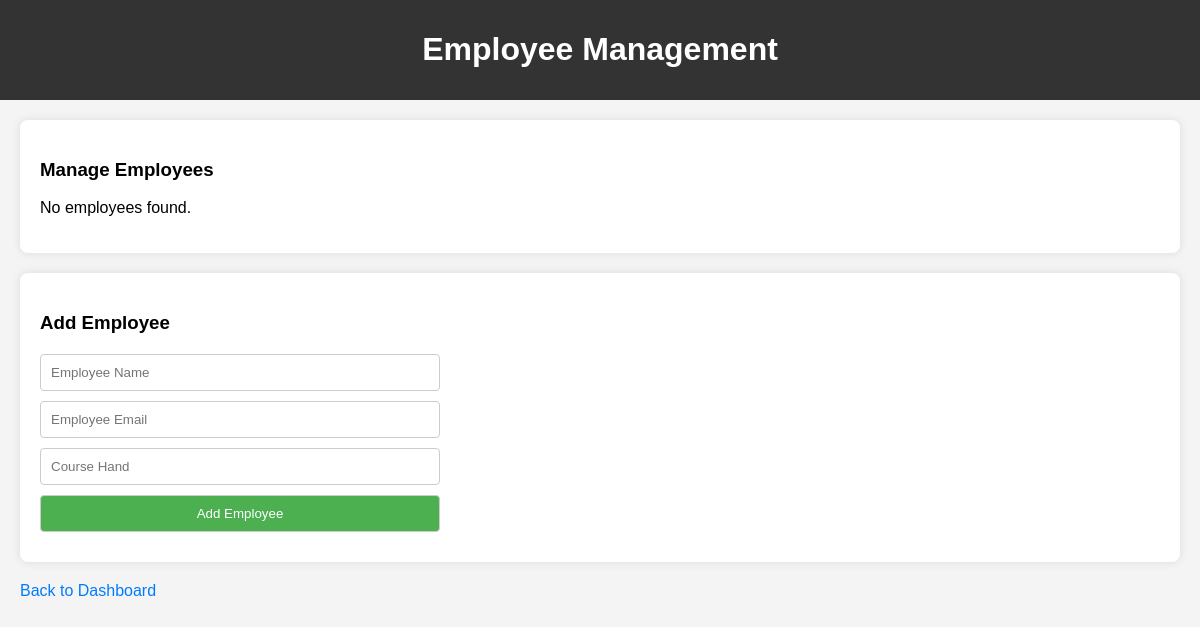
The page /manage_employees.php on the database as committed earlier.
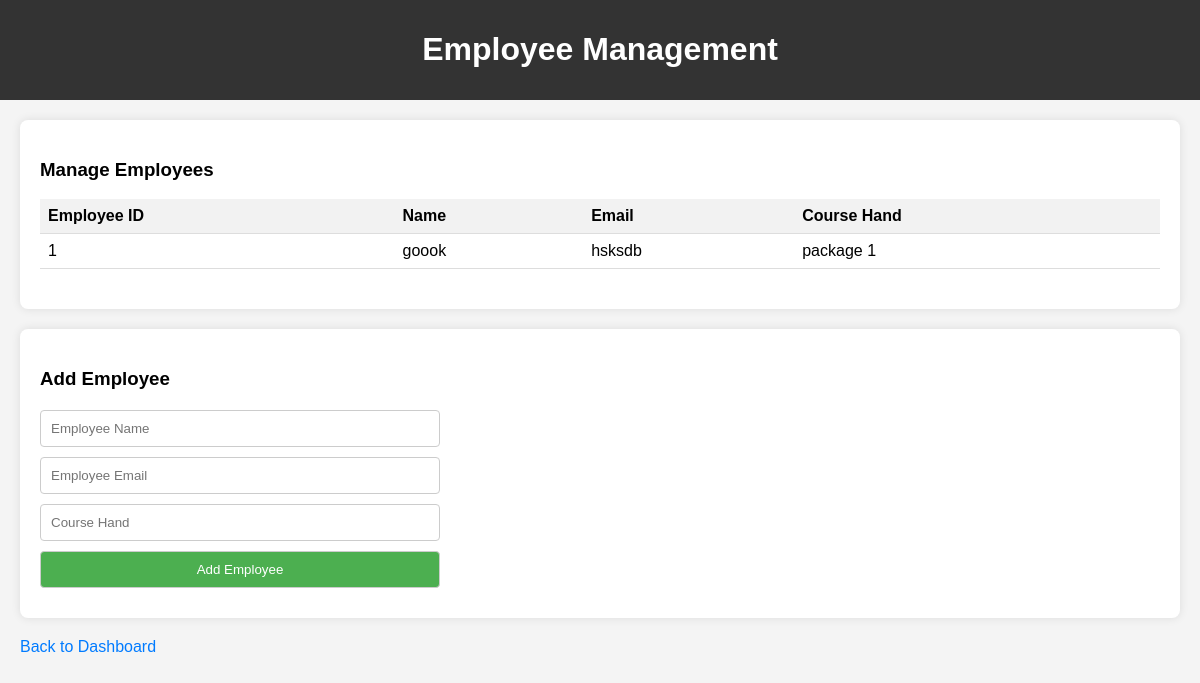
The same page on the database as committed later.
### tables this page shows
CREATE TABLE `employees` (
  `emp_id` int(11) NOT NULL,
  `name` varchar(100) NOT NULL,
  `email` varchar(100) NOT NULL,
  `course_hand` varchar(50) NOT NULL
);

### manage_employees.php (the view, shortened to what this page needs)
<?php
include('db_connection.php');
$sql = "SELECT * FROM employees";
$result = $db->query($sql);
?>
<!DOCTYPE html>
<html lang="en">
<head>
    <link rel="stylesheet" href="admin-dashboard-style.css">
</head>
<body>
    <header>
        <h1>Employee Management</h1>
    </header>
    <section id="adminDashboardSection">
        <div class="dashboard-content">
            <h3>Manage Employees</h3>
            <?php if ($result->num_rows > 0): ?>
                <table>
                    <tr>
                        <th>Employee ID</th>
                        <th>Name</th>
                        <th>Email</th>
                        <th>Course Hand</th>
                    </tr>
                    <?php while ($row = $result->fetch_assoc()): ?>
                        <tr>
                            <td><?php echo $row['emp_id']; ?></td>
                            <td><?php echo $row['name']; ?></td>
                            <td><?php echo $row['email']; ?></td>
                            <td><?php echo $row['course_hand']; ?></td>
                        </tr>
                    <?php endwhile; ?>
                </table>
            <?php else: ?>
                <p>No employees found.</p>
            <?php endif; ?>
        </div>
        <div class="dashboard-content">
            <h3>Add Employee</h3>
            <form method="post" action="add_employee.php">
                <input type="text" name="name" placeholder="Employee Name">
                <input type="email" name="email" placeholder="Employee Email">
                <input type="text" name="course_hand" placeholder="Course Hand">
                <button type="submit">Add Employee</button>
            </form>
        </div>
        <a href="admin-dashboard.php">Back to Dashboard</a>
    </section>
</body>
</html>

Rows that differ between the two databases and show on the page:
added employees: emp_id "1", name "goook", email "hsksdb", course_hand "package 1"
Other text that changed with them:
text no longer shown: "No employees found."
text now shown: "Employee ID Name Email Course Hand"
